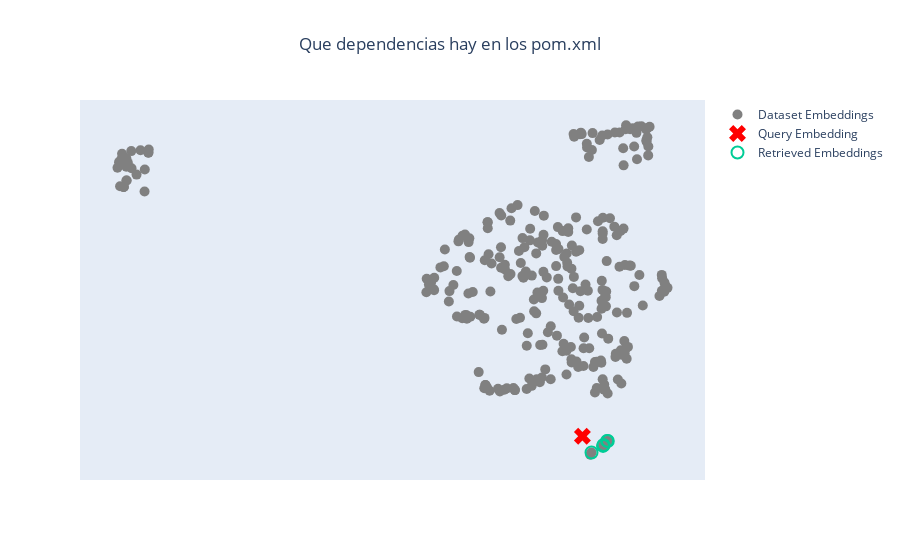

Notebook code cell kept with this figure:
### Code cell
query="Que dependencias hay en los pom.xml"
project_and_plot_relevant_docs(query, title=query)

### Figure 1 — Plotly figure (JSON) as saved in the notebook; plotly's stock layout.template omitted (floating-point values rounded to 4 significant figures; data arrays with more than 128 entries replaced by an {"elided": "..."} marker saying what was removed)
{"data": [{"marker": {"color": "gray", "size": 10}, "mode": "markers", "name": "Dataset Embeddings", "type": "scatter", "x": {"elided": "285 float values"}, "y": {"elided": "285 float values"}}, {"hoverinfo": "text", "hovertext": ["Que dependencias hay en los pom.xml"], "marker": {"color": "red", "size": 15, "symbol": "x"}, "mode": "markers", "name": "Query Embedding", "type": "scatter", "x": [10.48], "y": [-2.188]}, {"marker": {"line": {"color": "green", "width": 2}, "size": 12, "symbol": "circle-open"}, "mode": "markers", "name": "Retrieved Embeddings", "type": "scatter", "x": [10.71, 11.03, 11.01, 11.14, 11.12], "y": [-2.782, -2.505, -2.539, -2.361, -2.356]}, {"marker": {"color": "pink", "size": 15, "symbol": "x"}, "mode": "markers", "name": "Augmented Embeddings", "type": "scatter", "x": [], "y": []}], "layout": {"showlegend": true, "title": {"text": "Que dependencias hay en los pom.xml", "x": 0.5}, "xaxis": {"visible": false}, "yaxis": {"visible": false}}}
